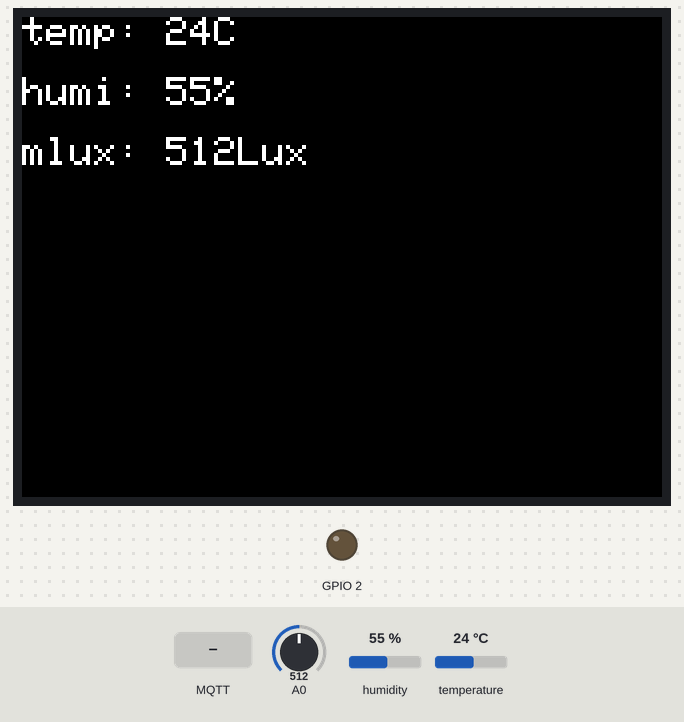
Simulated run of this sketch. Board: ESP8266 (NodeMCU). On the bench: 320×240 colour display, output pins drawn as LEDs (lit = HIGH). Inputs (shaded band) come from the test bench; at power-on: humidity 55 %, A0 = 512, temperature 24 °C. WiFi joins after 1.5 s; servers stay silent unless stated; no MQTT or app messages arrive unless stated; what the sketch prints to the serial monitor is not drawn.

Above: at 5.7 s.
5.8 s: humidity set to 22 %
At 11.1 s:
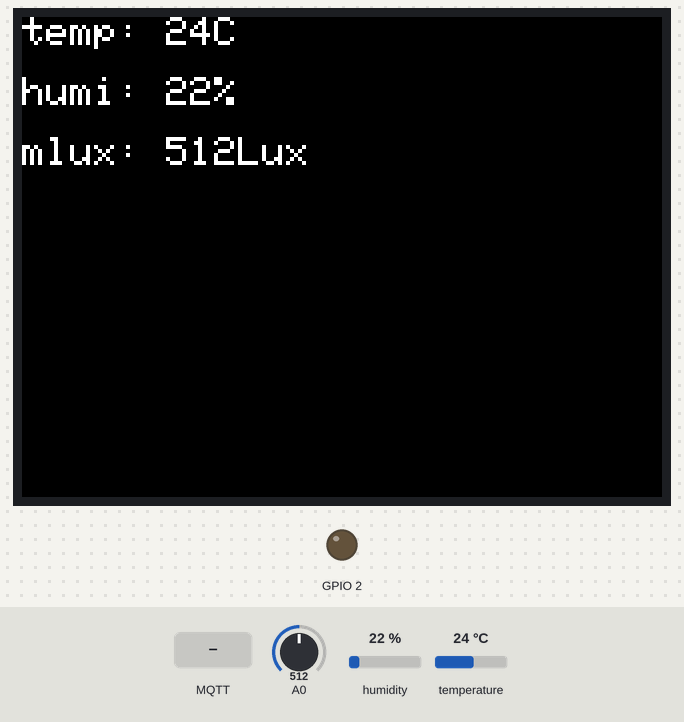
11.6 s: MQTT message "1" arrives on the first subscribed topic
At 12.5 s:
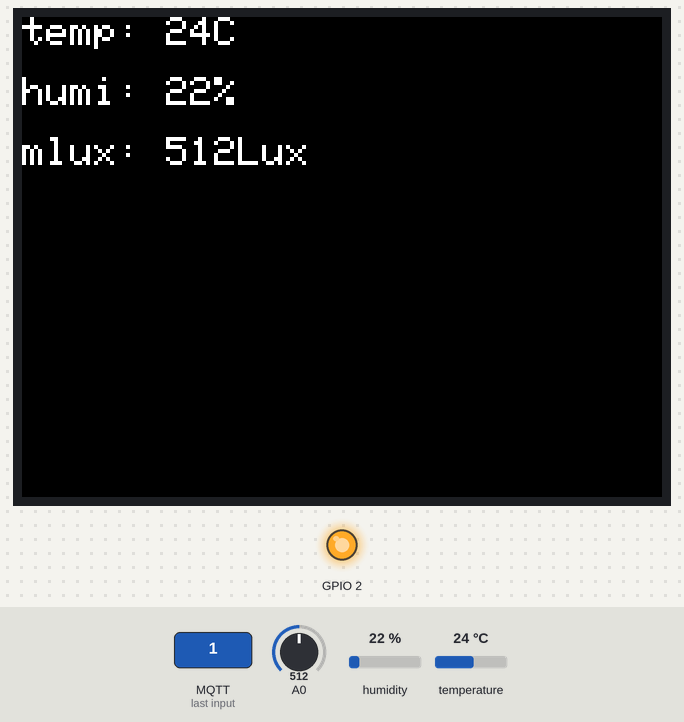
13.1 s: A0 set to 716
At 16.1 s:
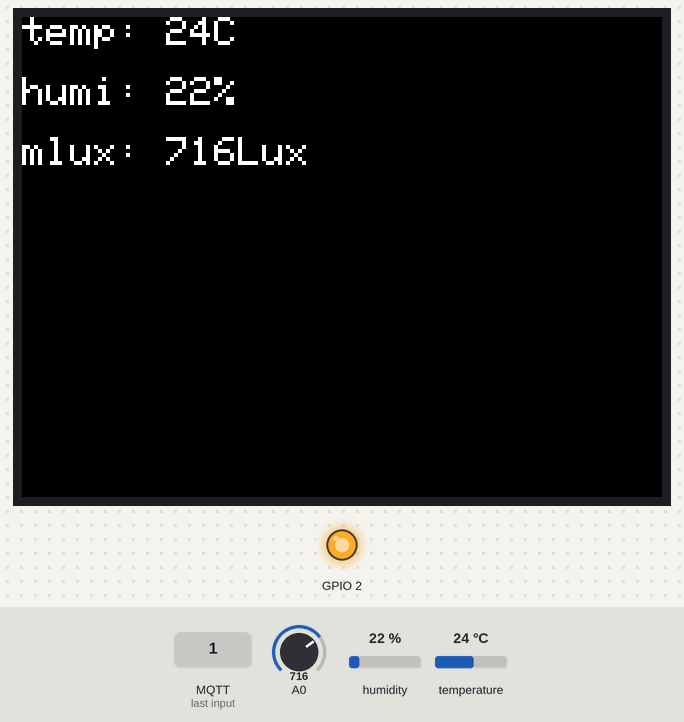
16.6 s: temperature set to 12 °C
At 21.1 s:
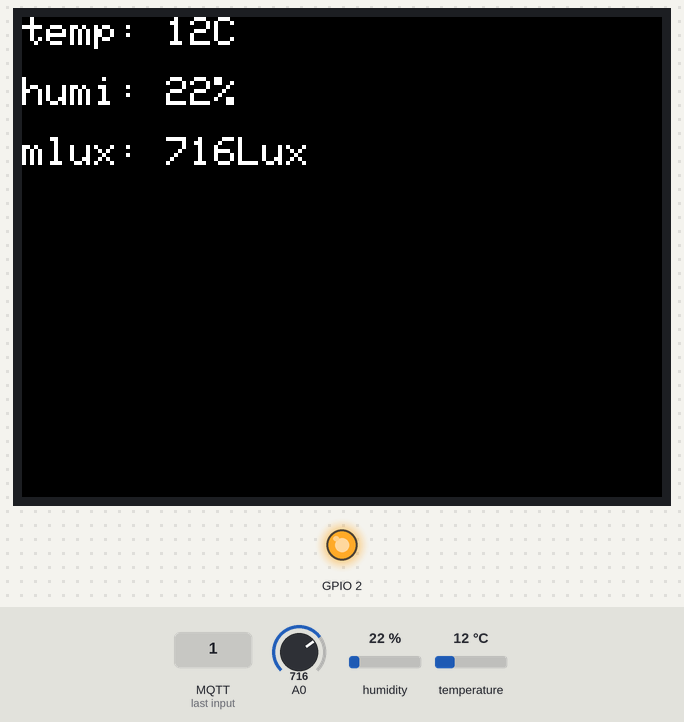
21.6 s: A0 set to 900
At 26.1 s:
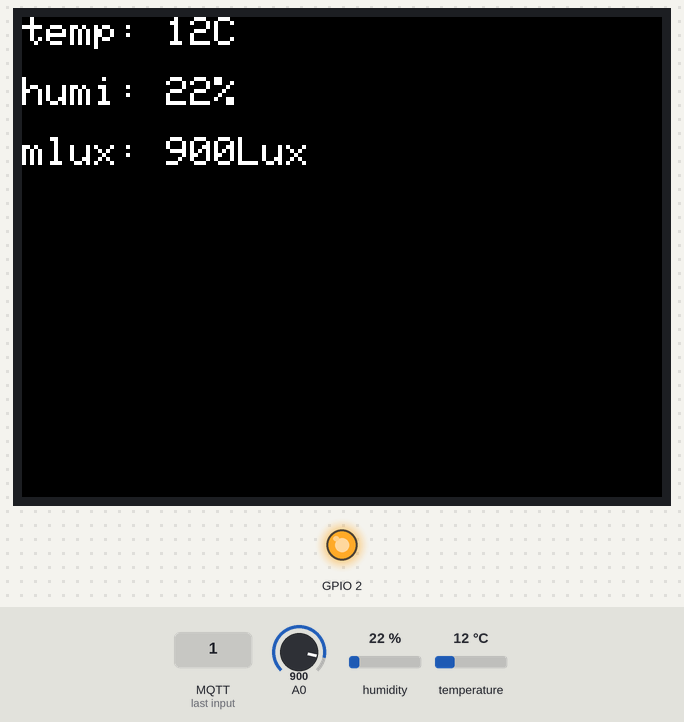
26.6 s: humidity set to 40 %
At 31.1 s:
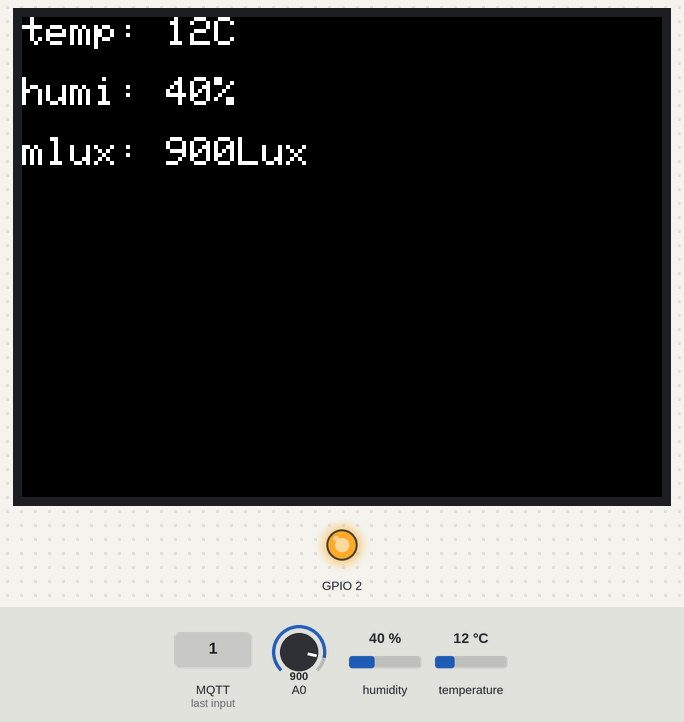
Timing chart, 0 to 32.6 s (numbered marks = the images above; inputs shaded):
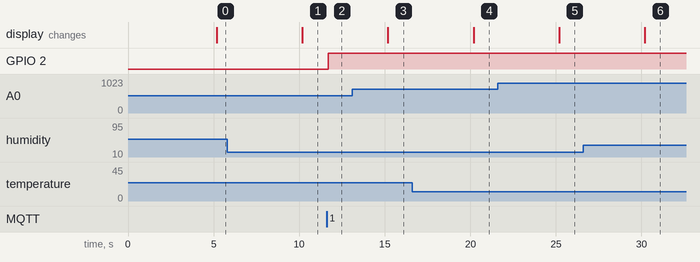

Measured:
- after the input at 5.8 s, the display: changes after 4.4 s (image 1)
- after the input at 11.6 s, GPIO 2: LOW → HIGH after 0.09 s
- after the input at 13.1 s, the display: changes after 2.1 s (image 3)
- after the input at 16.6 s, the display: changes after 3.6 s (image 4)
- after the input at 21.6 s, the display: changes after 3.6 s (image 5)
- after the input at 26.6 s, the display: changes after 3.6 s (image 6)

The sketch:

_______.ino
```cpp
#include <TFT_eSPI.h>
#include <ArduinoMqttClient.h>
#include <ESP8266WiFi.h>
#include <DFRobot_DHT11.h>
#include <ArduinoJson.h>

DFRobot_DHT11 DHT;
#define DHT11_PIN 5  //D1

TFT_eSPI tft = TFT_eSPI();

char ssid[] = "30134";    // your network SSID (name)
char pass[] = "123456789";    // your network password (use for WPA, or use as key for WEP)

WiFiClient wifiClient;
MqttClient mqttClient(wifiClient);

const char broker[]    = "a14mKira0LS.iot-as-mqtt.cn-shanghai.aliyuncs.com";
int        port        = 1883;
const char inTopic[]   = "/sys/a14mKira0LS/esp8266/thing/service/property/set";
const char outTopic[]  = "/sys/a14mKira0LS/esp8266/thing/event/property/post";


const char skipTopic[] = "/sys/a14mKira0LS/esp8266/thing/event/property/post_reply";

const long interval = 5000;
unsigned long previousMillis = 0;

int count = 0;

String inputString ="";

void setup() {

  //Initialize serial and wait for port to open:
  Serial.begin(9600);
  while (!Serial) {
    ; // wait for serial port to connect. Needed for native USB port only
  }
  pinMode(2, OUTPUT);
  tft.init();
  tft.begin();
  tft.setTextColor(TFT_WHITE);
  tft.setTextSize(2);
  tft.setRotation(1);

  // attempt to connect to WiFi network:
  Serial.print("Attempting to connect to WPA SSID: ");
  Serial.println(ssid);
  WiFi.begin(ssid, pass);
  while (WiFi.status() != WL_CONNECTED) {
    Serial.print(".");
    delay(2000);
  }

  Serial.println("You're connected to the network");
  Serial.println();

  mqttClient.setId("a14mKira0LS.esp8266|securemode=2,signmethod=hmacsha256,timestamp=1698975135029|");

  mqttClient.setUsernamePassword("esp8266&a14mKira0LS", "6fbeacece261a4cf928cdbfa61b694bd2544837af4e426d4d05dce1db37eba44");

  Serial.print("Attempting to connect to the MQTT broker: ");
  Serial.println(broker);

  if (!mqttClient.connect(broker, port)) {
    Serial.print("MQTT connection failed! Error code = ");
    Serial.println(mqttClient.connectError());

    while (1);
  }

  Serial.println("You're connected to the MQTT broker!");
  Serial.println();

  mqttClient.onMessage(onMqttMessage);

  Serial.print("Subscribing to topic: ");
  Serial.println(inTopic);
  Serial.println();

  int subscribeQos = 1;

  mqttClient.subscribe(inTopic, subscribeQos);

  Serial.print("Waiting for messages on topic: ");
  Serial.println(inTopic);
  Serial.println();
}

void loop() {
  mqttClient.poll();

  unsigned long currentMillis = millis();

  if (currentMillis - previousMillis >= interval) {
    previousMillis = currentMillis;

    String payload;
    DHT.read(DHT11_PIN);
    int lux = analogRead(A0);

    DynamicJsonDocument json_msg(512);
    DynamicJsonDocument json_data(512);


    json_data["temp"] = DHT.temperature;
    json_data["humi"] = DHT.humidity;
    json_data["mlux"] = analogRead(A0);

    json_msg["params"] = json_data;
    json_msg["version"] = "1.0.0";

    serializeJson(json_msg, payload);

    Serial.print("Sending message to topic: ");
    Serial.println(outTopic);
    Serial.println(payload);

    bool retained = false;
    int qos = 1;
    bool dup = false;

    mqttClient.beginMessage(outTopic, payload.length(), retained, qos, dup);
    mqttClient.print(payload);
    mqttClient.endMessage();

    Serial.println();
          {
        tft.fillScreen(TFT_BLACK);
        tft.setCursor(0, 0);
        tft.print("temp: ");
        tft.print(DHT.temperature);
        tft.print("C");

        tft.setCursor(0, 30);
        tft.print("humi: ");
        tft.print(DHT.humidity);
        tft.print("%");

        tft.setCursor(0, 60);
        tft.print("mlux: ");
        tft.print(lux);
        tft.print("Lux");

        delay(200);
      }

    count++;


  }

}


void onMqttMessage(int messageSize) {
  String topic = mqttClient.messageTopic();

  if (topic == skipTopic) {
    // skip printing this message
    return;
  }

  Serial.print("Received a message with topic '");
  Serial.print(topic);
  Serial.print("', duplicate = ");
  Serial.print(mqttClient.messageDup() ? "true" : "false");
  Serial.print(", QoS = ");
  Serial.print(mqttClient.messageQoS());
  Serial.print(", retained = ");
  Serial.print(mqttClient.messageRetain() ? "true" : "false");
  Serial.print("', length ");
  Serial.print(messageSize);
  Serial.println(" bytes:");

  while (mqttClient.available()) {
    char inChar = (char)mqttClient.read();
    inputString += inChar;
    if(inputString.length() == messageSize) {
      DynamicJsonDocument json_msg(1024);
      DynamicJsonDocument json_items(1024);
      DynamicJsonDocument json_value(1024);

      deserializeJson(json_msg, inputString);

      String items = json_msg["items"];

      deserializeJson(json_items, items);
      String led = json_items["led"];

      deserializeJson(json_value, led);
      bool value = json_value["value"];

      if(value == 0) {
        Serial.println("off");
        digitalWrite(2, HIGH);
      } else {
        Serial.println("on");
        digitalWrite(2, LOW);
      }
      inputString = "";
    }
  }

  Serial.println();
}
```
